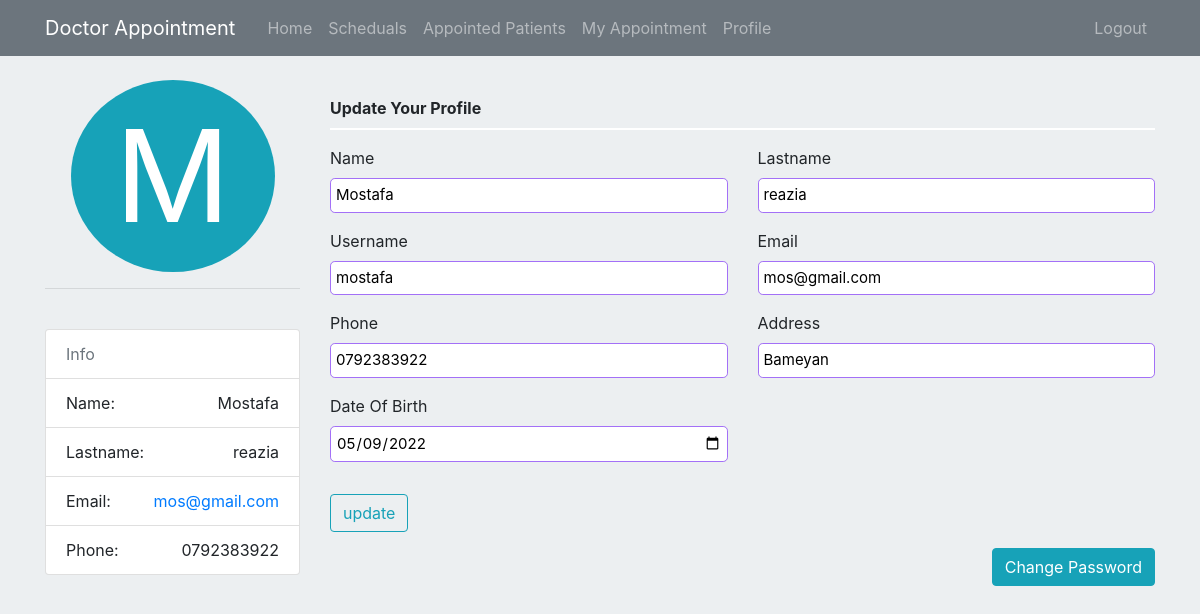
The page /profile (signed in) on the database its author committed.
### appointment/models.py (models this page shows, shortened)
class User(db.Model, UserMixin):
    id = db.Column(db.Integer, primary_key=True)
    username = db.Column(db.String(30), nullable=False, unique=True)
    name = db.Column(db.String(30), nullable=False)
    lastname = db.Column(db.String(30), nullable=False)
    email = db.Column(db.String(40), unique=True, nullable=False)
    address = db.Column(db.Text , nullable=False)
    phone = db.Column(db.String(20), unique=True, nullable=False)
    date_of_birth = db.Column(db.Date(), default = datetime.now().date())
    role = db.Column(db.Integer, nullable=False, default=3)
    gender = db.Column(db.Boolean, default=True, nullable=False)
    password = db.Column(db.String(60), nullable=False)
    doctorinfo = db.relationship('DoctorInfo', backref='User', cascade="all, delete", uselist=False, lazy=True)
    schedule = db.relationship('Schedule', backref='User', lazy=True)
    appointment = db.relationship('Appointment', backref='User', lazy=True)

### appointment/routes.py (the view)
@app.route("/profile", methods=('GET', 'POST'))
@login_required
def profile():
    return current_user_profile()

### appointment/forms.py (shortened to what this page needs)
class UpdateAccount(FlaskForm):
    name = StringField('Name', validators=[DataRequired(), Length(min=2, max=8),
                    Regexp('^\w+$', message="Your username must contain alphanumric or underscore")])
    username = StringField('Username', validators=[DataRequired(), Length(min=4),
                    Regexp('^\w+$', message="Your username must contain alphanumric or underscore")])
    email = StringField('Email', validators=[DataRequired(), Email()])
    lastname = StringField('Lastname', validators=[DataRequired(), Length(min=4, max=8),
                    Regexp('^\w+$', message="Your username must contain alphanumric or underscore")])
    address = StringField('Address', validators=[DataRequired(), Length(max=200)])
    date_of_birth = DateField('Date Of Birth', validators=[DataRequired()])
    phone = StringField('Phone', validators=[DataRequired(), Length(min=10, max=14)])
    submit = SubmitField('update')

### appointment/models.py (called while the page is built)
@login_manager.user_loader
def load_user(user_id):
    return User.query.get(int(user_id))

### appointment/view.py (called while the page is built, shortened)
def current_user_profile():
    form = UpdateAccount()
    if request.url == base_url + "/admin/profile":
        return render_template("adminPanel/admin_profile.html", form=form)
    return render_template('profile.html', form=form)

### appointment/templates/profile.html (shortened to what this page needs)
{% extends "layout/layout.html" %}
{% block content %}
<div class="container mt-8">
    <div class="row">
        <div class="col-sm-3">
            <div class="d-flex justify-content-center align-items-center">
                <div class="bg-info rounded-circle" style="height: 80%; width: 80%;">
                    <span class="d-flex justify-content-center align-items-center white text-capitalize" style="font-size: 8rem;">
                        {{current_user.name[0]}}
                    </span>
                </div>
            </div>
            <hr/>
            <br>
            <ul class="list-group">
                <li class="list-group-item text-muted">Info</li>
                <li class="list-group-item d-flex justify-content-between">Name: <span>{{current_user.name}}</span></li>
                <li class="list-group-item d-flex justify-content-between">Lastname:
                    <span>{{current_user.lastname}}</span>
                </li>
                <li class="list-group-item d-flex flex-wrap justify-content-between">Email: <a
                        href="{{ current_user.email }}"> {{current_user.email}}</a> </li>
                <li class="list-group-item d-flex justify-content-between">Phone: <span> {{ current_user.phone }}</span>
                </li>
            </ul>
        </div>
        <div class="col-sm-9 mt-3">
            <ul class="nav nav-tabs pb-2" style="border-bottom-width: 2px; border-bottom-color: white;">
                <li class="font-weight-bold">Update Your Profile</li>
            </ul>
            <form action="" method="POST" class="mt-3">
                <fieldset class="form-group">
                    <div class="row">
                        <div class="col-lg-6">
                            <div class="form-group">
                                {{ form.name.label(class="form-control-label text-capitalize") }}
                                {% if form.name.errors %}
                                {{ form.name(class="form-control form-control-lg is-invalid") }}
                                <div class="invalid-feedback">
                                    {% for errors in form.name.errors %}
                                    <span> {{ errors }} </span>
                                    {% endfor %}
                                </div>
                                {% else %}
                                {{ form.name(class="form-control form-control-lg input_style",value=current_user.name) }}
                                {% endif %}
                            </div>
                        </div>
                        <div class="col-lg-6">
                            <div class="form-group">
                                {{ form.lastname.label(class="form-control-label text-capitalize") }}
                                {% if form.lastname.errors %}
                                {{ form.lastname(class="form-control form-control-lg is-invalid") }}
                                <div class="invalid-feedback">
                                    {% for errors in form.lastname.errors %}
                                    <span> {{ errors }} </span>
                                    {% endfor %}
                                </div>
                                {% else %}
                                {{ form.lastname(class="form-control form-control-lg input_style", value=current_user.lastname) }}
                                {% endif %}
                            </div>
                        </div>
                    </div>
                    <div class="row">
                        <div class="col-lg-6">
                            <div class="form-group">
                                {{ form.username.label(class="form-control-label text-capitalize") }}
                                {% if form.username.errors %}
                                {{ form.username(class="form-control form-control-lg is-invalid") }}
                                <div class="invalid-feedback">
                                    {% for errors in form.username.errors %}
                                    <span> {{ errors }} </span>
                                    {% endfor %}
                                </div>
                                {% else %}
                                {{ form.username(class="form-control form-control-lg input_style", value=current_user.username) }}
                                {% endif %}
                            </div>
                        </div>
                        <div class="col-lg-6">
                            <div class="form-group">
                                {{ form.email.label(class="form-control-label text-capitalize") }}
                                {% if form.email.errors %}
                                {{ form.email(class="form-control form-control-lg is-invalid") }}
                                <div class="invalid-feedback">
                                    {% for errors in form.email.errors %}
                                    <span> {{ errors }} </span>
                                    {% endfor %}
                                </div>
                                {% else %}
                                {{ form.email(class="form-control form-control-lg input_style", value=current_user.email) }}
                                {% endif %}
                            </div>
                        </div>
                    </div>
                    <div class="row">
                        <div class="col-lg-6">
                            <div class="form-group">
                                {{ form.phone.label(class="form-control-label text-capitalize") }}
                                {% if form.phone.errors %}
                                {{ form.phone(class="form-control form-control-lg is-invalid") }}
                                <div class="invalid-feedback">
                                    {% for errors in form.phone.errors %}
                                    <span> {{ errors }} </span>
                                    {% endfor %}
                                </div>
                                {% else %}
                                {{ form.phone(class="form-control form-control-lg input_style", value=current_user.phone) }}
                                {% endif %}
                            </div>
                        </div>
                        <div class="col-lg-6">
                            <div class="form-group">
                                {{ form.address.label(class="form-control-label text-capitalize") }}
                                {% if form.address.errors %}
                                {{ form.address(class="form-control form-control-lg is-invalid") }}
                                <div class="invalid-feedback">
                                    {% for errors in form.address.errors %}
                                    <span> {{ errors }} </span>
                                    {% endfor %}
                                </div>
                                {% else %}
                                {{ form.address(class="form-control form-control-lg input_style", value=current_user.address) }}
                                {% endif %}
                            </div>
                        </div>
                    </div>
                    <div class="row">
                        <div class="col-lg-6">
                            <div class="form-group">
                                {{ form.date_of_birth.label(class="form-control-label text-capitalize") }}
                                {% if form.date_of_birth.errors %}
                                {{ form.date_of_birth(class="form-control form-control-lg is-invalid") }}
                                <div class="invalid-feedback">
                                    {% for errors in form.date_of_birth.errors %}
                                    <span> {{ errors }} </span>
                                    {% endfor %}
                                </div>
                                {% else %}
                                {{ form.date_of_birth(class="form-control form-control-lg input_style", value=current_user.date_of_birth) }}
                                {% endif %}
                            </div>
                        </div>
                    </div>
                </fieldset>
                <div class="form-group mt-3">
                    {{ form.submit(class="btn btn-outline-info") }}
                </div>
            </form>
            <div class="float-right">
                <a href="{{ url_for('update_password')}}" class="btn btn-info">Change Password</a>
            </div>
        </div>
    </div>
</div>
{% endblock %}

### appointment/static/style.css (style rules this page uses)
.input_style { font-size: 15px; padding: 5px; border-color: #a370f7; color: black; }
.white { color: white; }
.mt-8 { margin-top: 80px; }
.body-bg { background-color: #eceff1; }
ul { list-style-type: none; }

### rows shown on the page
User: name "M", name "Mostafa", lastname "reazia", email "mos@gmail.com", phone "0792383922", username "mostafa", address "Bameyan", date_of_birth "05/09/2022"
